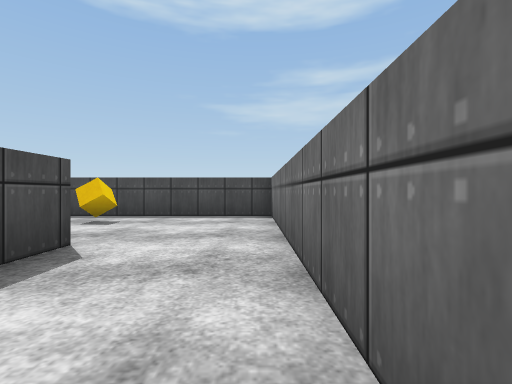
view 1 (above)

24 first-person views from a walk through a Unity game level. The camera is 0.62 m above the floor, looks level and sees 85° across. The floor is counted in squares, 1 m on a side. Each view is taken from the middle of a square. On the plan, view 1 faces up. The plan holds only what a view shows up to about 9 squares ahead; the rest is blank. The player character is not drawn. Surface patterns are stand-ins for the level's own textures.

view 2
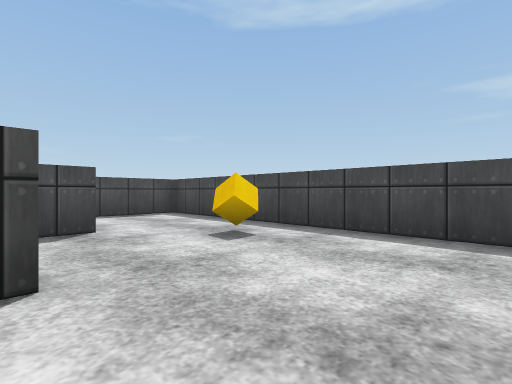

view 3
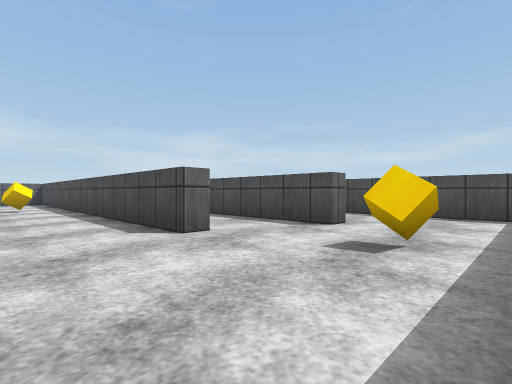

view 4
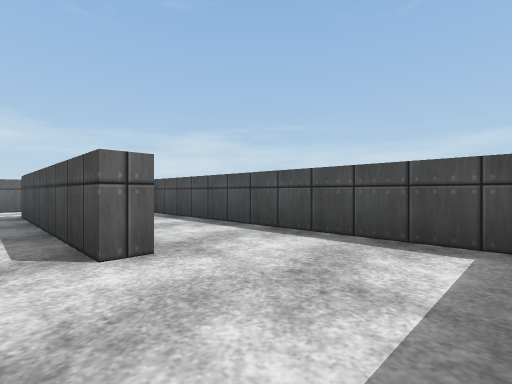

view 5
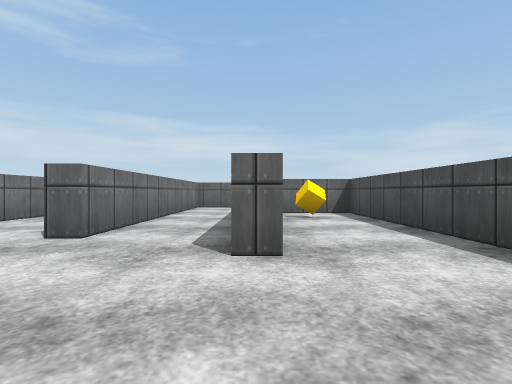

view 6
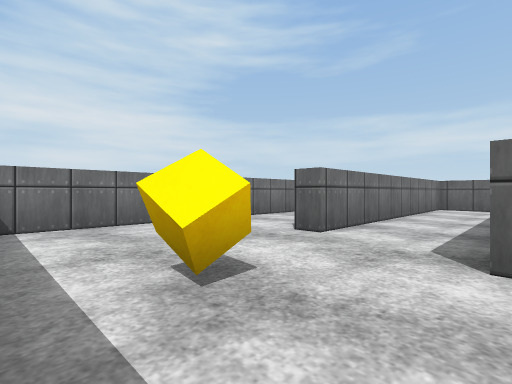

view 7
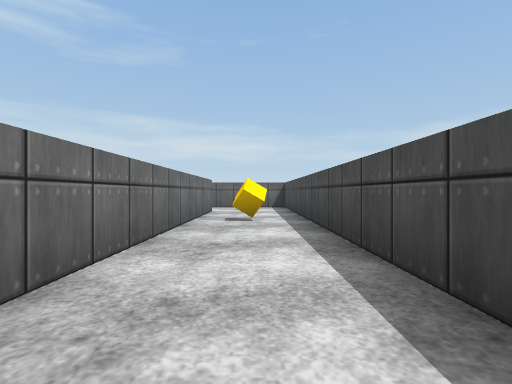

view 8
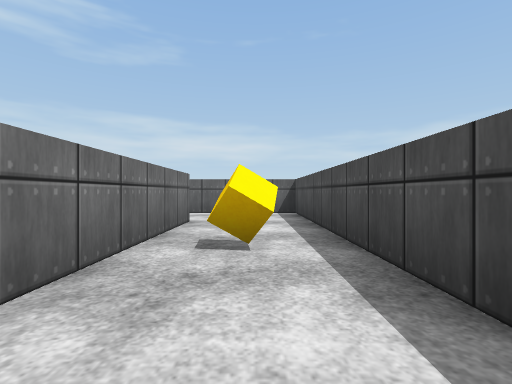

view 9
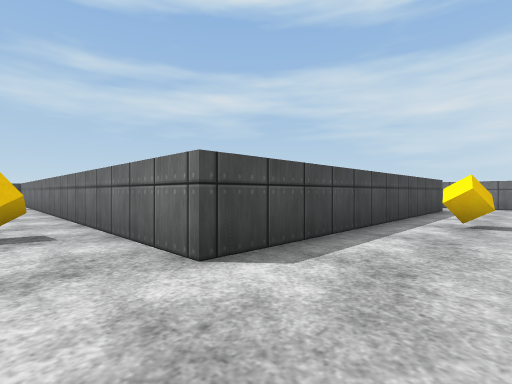

view 10
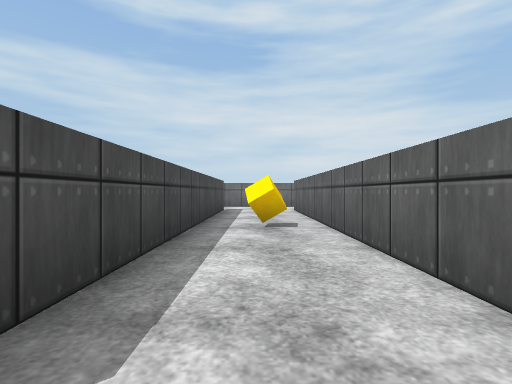

view 11
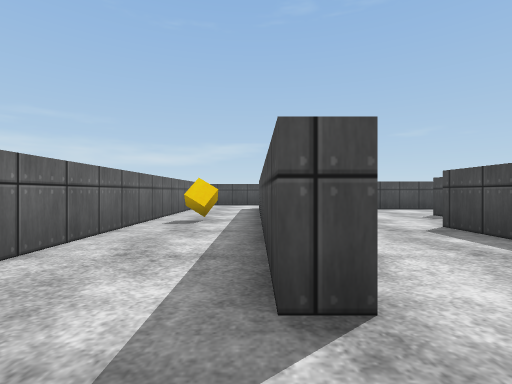

view 12
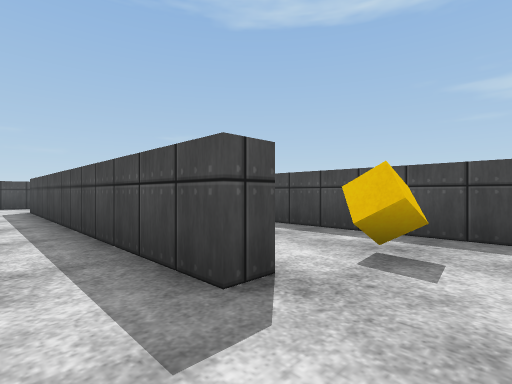

view 13
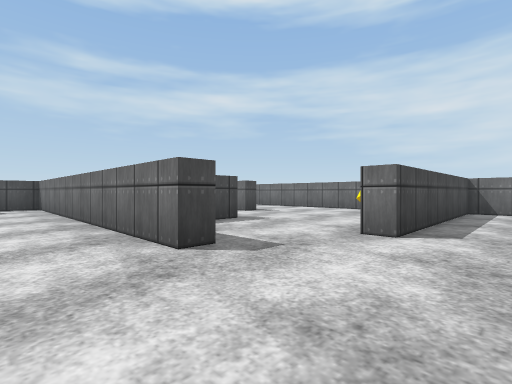

view 14
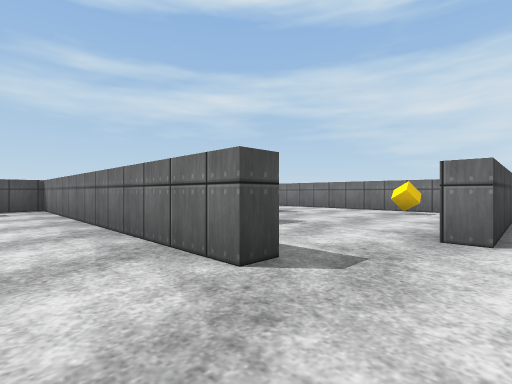

view 15
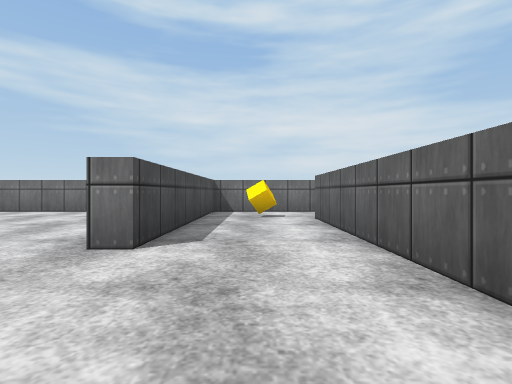

view 16
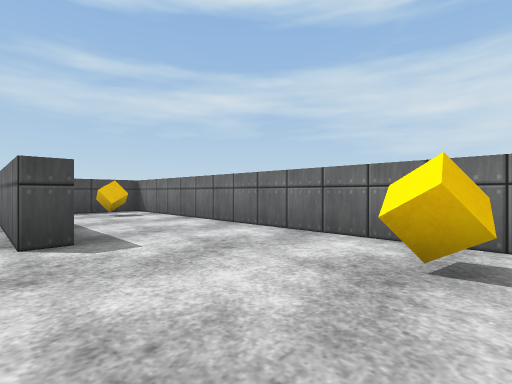

view 17
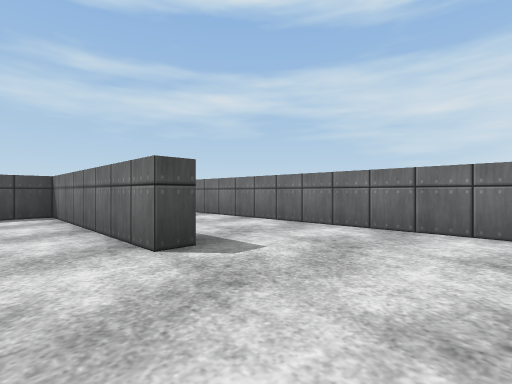

view 18
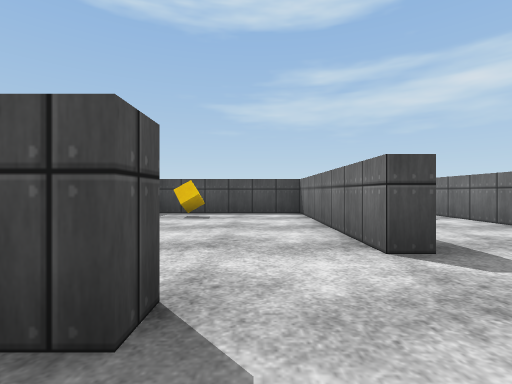

view 19
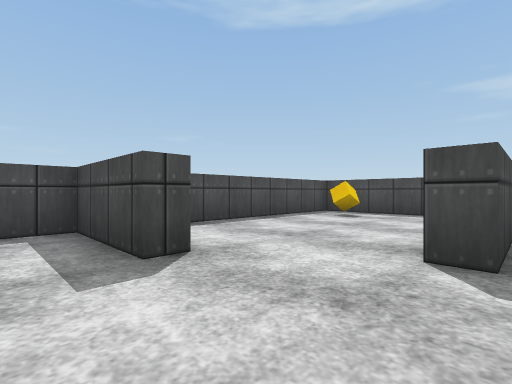

view 20
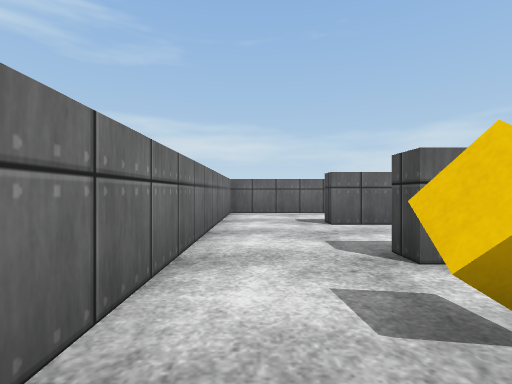

view 21
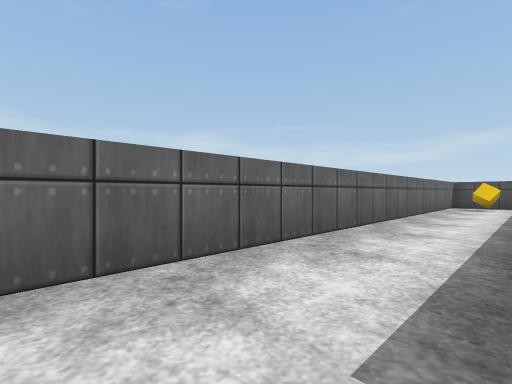

view 22
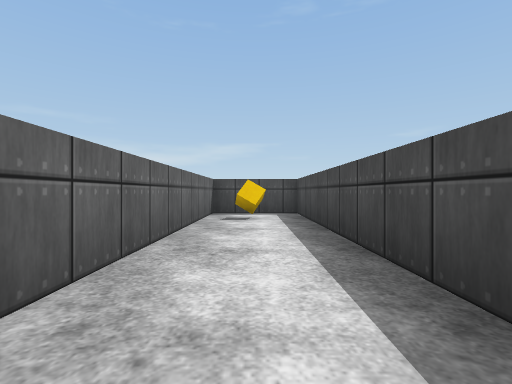

view 23
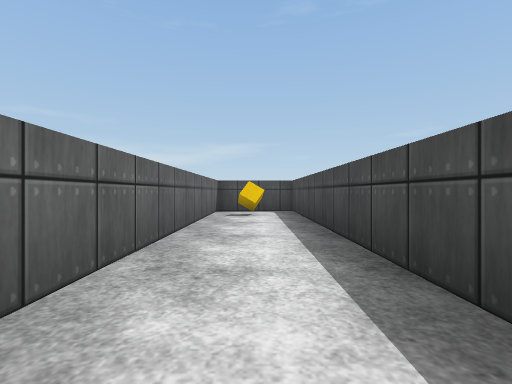

view 24
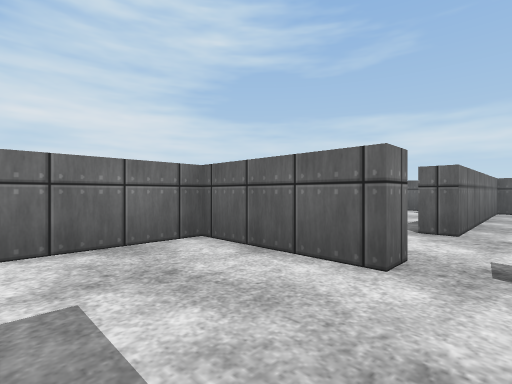

### Floor plan
Points are (right, up) in squares from view 1. A wall is a line through its corners. A room is listed if a view was taken in it or the views show most of it. See-through windows are left out.
Room 1 (views 1, 2, 3, 4, 5, 6, 7, 8, 9, 10, 12)
walls: (-5.2, -4.3) (-2.7, -4.3) (-2.7, 3.3) (-2.2, 3.3) (-2.2, -9.3) (9.6, -9.3); (-5.4, 4.3) (-4.8, 4.3) (-4.8, -1.6); (0.5, 7.3) (-7.8, 7.3) (-7.8, -1.2) (-5.8, -1.2); (9.6, -6.9) (0.4, -6.9) (0.4, 7); (11.8, -9.4) (11.8, -7.4)
ways out: opening at (10.5, -7) to room 2; opening at (10.5, -10) to room 4; opening at (-5, -2.5) to room 5
objects: other object (-6, 0); other object (-3, 6); other object (-1, -4); other object (5, -8)
Room 2 (views 11, 13, 14, 15, 20)
walls: (4.1, -2.3) (3.5, -2.3) (3.5, 7.3) (2.5, 7.3); (4.5, -6.4) (9.6, -6.4) (9.6, -6.9); (11.8, -7.4) (11.8, -3.7) (6, -3.7)
ways out: opening at (10.5, -7) to room 1; opening at (5.5, -2.5) to room 3
objects: other object (10, -5)
Room 3 (views 16, 17, 18, 19)
walls: (8.8, 3.5) (8.8, 1.8) (8.3, 1.8); (6.5, 0.6) (6.5, 0.1) (4, 0.1) (4, -0.9); (11.8, -2) (11.8, 7); (6, -3.7) (6, -3.1); (11.5, 7.3) (9.9, 7.3)
ways out: opening at (5.5, -2.5) to room 2; opening at (7.5, 0.5) to room 6
objects: other object (10, -1); other object (11, 6)
Room 4 (views 21, 22, 23)
walls: (5.8, -9.8) (-2.2, -9.8) (-2.2, -12.2) (11.8, -12.2) (11.8, -9.4); (9.6, -9.3) (9.6, -9.9)
ways out: opening at (10.5, -10) to room 1
objects: other object (-1, -11)
Room 5 (view 24)
walls: (-5.2, -4.8) (-5.2, -4.3)
ways out: opening at (-5, -2.5) to room 1; opening at (-6.5, -4)
Room 6 (no view inside)
walls: (8.3, 1.8) (8.3, 7.3) (4.1, 7.3); (4, 6.8) (4, 2)
ways out: opening at (7.5, 0.5) to room 3
objects: other object (5, 6)

Where each view was taken, in squares from view 1:
view 1: 0 up, 0 right, facing up
view 2: 3 up, 0 right, facing up-left
view 3: 7 up, 0 right, facing down-left
view 4: 7 up, 4 left, facing down-left
view 5: 7 up, 5 left, facing down
view 6: 7 up, 5 left, facing down-right
view 7: 2 up, 1 left, facing down
view 8: 1 down, 1 left, facing down
view 9: 9 down, 1 left, facing up-right
view 10: 8 down, 0 right, facing right
view 11: 7 down, 11 right, facing left
view 12: 8 down, 11 right, facing up-left
view 13: 5 down, 2 right, facing up-right
view 14: 4 down, 2 right, facing up-right
view 15: 5 down, 3 right, facing right
view 16: 2 down, 8 right, facing up-right
view 17: 1 down, 7 right, facing up-right
view 18: 1 down, 7 right, facing up
view 19: 1 down, 9 right, facing up-left
view 20: 4 down, 11 right, facing down
view 21: 10 down, 11 right, facing down-left
view 22: 11 down, 6 right, facing left
view 23: 11 down, 7 right, facing left
view 24: 2 down, 6 left, facing down-right
